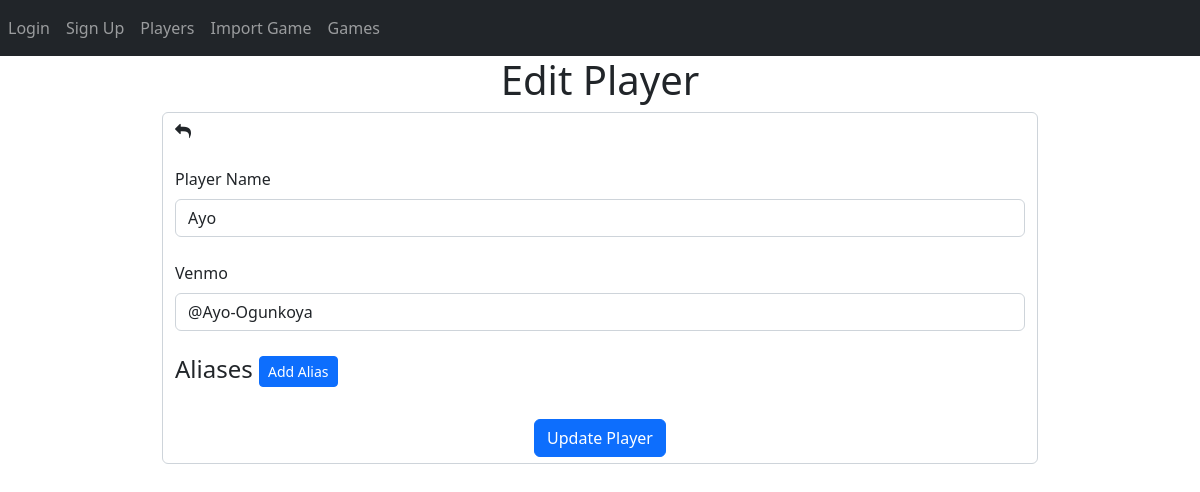
The app's page /edit_player?player_id=5, older data.
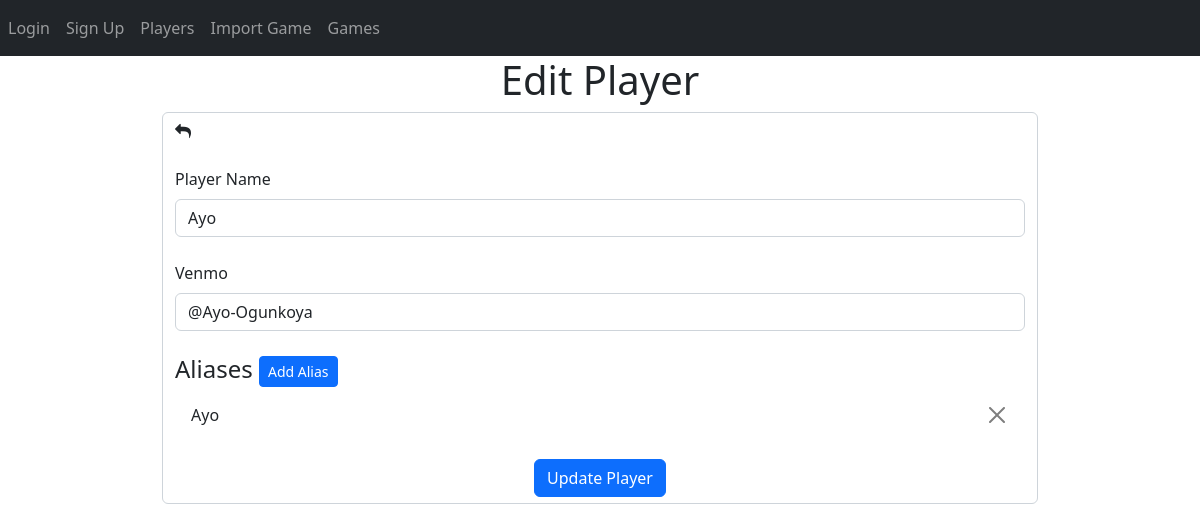
The same page, newer data.
### website/models.py (models this page shows)
class Alias(db.Model):
	id = db.Column(db.Integer, primary_key=True)
	alias = db.Column(db.String(150), unique=True)
	player_id = db.Column(db.Integer, db.ForeignKey('player.id'))

### website/views.py (the view, shortened to what this page needs)
@views.route('/edit_player', methods=['GET','POST'])
def edit_player():
	player_id = request.args.get('player_id')
	if not player_id:
		flash("That user does not exist.", category="error")
		return redirect(url_for('views.players'))
	player = Player.query.filter_by(id=player_id).first()
	if not player:
		flash("That player does not exist.", category="error")
		return redirect(url_for('views.players'))
	return render_template("edit_player.html", user=current_user, player=player)

### website/templates/edit_player.html (shortened to what this page needs)
{% extends "base.html" %}
{% block content %}
<h1 align="center">Edit Player</h1>
<form method="POST">
	<div class="form-control mb-3">
	<a href="{{url_for('views.players')}}" class="nav-item nav-link"><i  class="fa fa-reply" aria-hidden="true"></i></a><br/>
	<label for="player_name" class="form-label">Player Name</label>
	<input type="text" name="player_name" id="player_name" class="form-control" value="{{ player.name }}"></input>
	<br/>
	<label for="player_venmo" class="form-label">Venmo</label>
	<input type="text" name="player_venmo" id="player_venmo" class="form-control" value="{{ player.venmo }}"></input>
	<br/>
	<h4>Aliases <button type="button" class="btn btn-primary btn-sm"  data-bs-toggle="modal" data-bs-target="#addAliasModal"  data-bs-player-name="{{ player.name }}">Add Alias</button></h4>
	<ul class="list-group list-group-flush" id="notes">
		{% for alias in player.aliases %}
		<li class="list-group-item">{{ alias.alias }}
			<button type="button" class="btn-close float-end" onClick="deleteAlias({{alias.id}},{{player.id}})"></button>
		</li>
		{% endfor %}
	</ul>
	<br/>
	<div align="center">
		<button type="submit" id="player-submit" name="player-submit" class="btn btn-primary">Update Player</button>
	</div>
	</div>
</form>
{% endblock %}

Row changes from the older to the newer data that the page shows:
added Alias: alias "Ayo"
